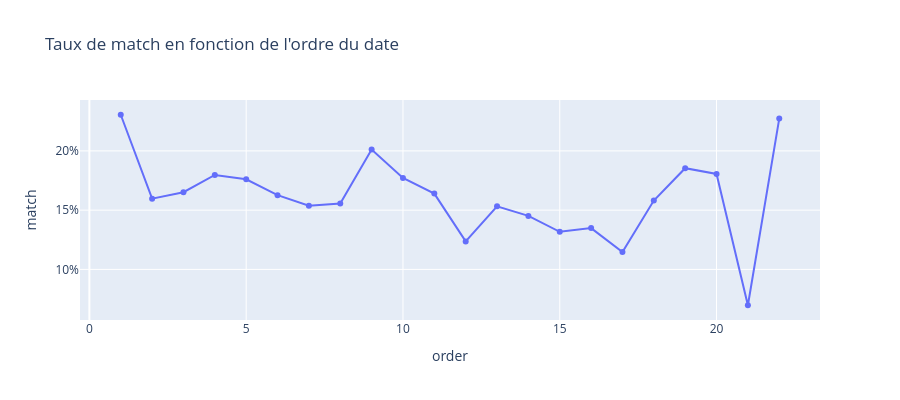

Notebook code for this chart:
### Markdown cell above
## 8. Question 5 : Effet de l’ordre dans la soirée

Nous analysons si le fait d’être le premier ou le dernier de la soirée influence la probabilité de match.

### Code cell
# Regroupement par order (position dans la soirée)
match_by_order = df.groupby('order')['match'].mean().reset_index()

# Visualisation
fig = px.line(match_by_order, x='order', y='match', markers=True,
              title="Taux de match en fonction de l'ordre du date")
fig.update_layout(yaxis_tickformat='.0%', height=400)
fig.show()

# Corrélation
corr_order_match = df['order'].corr(df['match'])
print(f"Corrélation entre l'ordre et le match : {corr_order_match:.3f}")

### Figure 1 — Plotly figure (JSON) as saved in the notebook; plotly's stock layout.template omitted (floating-point values rounded to 4 significant figures)
{"data": [{"hovertemplate": "order=%{x}<br>match=%{y}<extra></extra>", "legendgroup": "", "line": {"color": "#636efa", "dash": "solid"}, "marker": {"symbol": "circle"}, "mode": "lines+markers", "name": "", "orientation": "v", "showlegend": false, "type": "scatter", "x": [1, 2, 3, 4, 5, 6, 7, 8, 9, 10, 11, 12, 13, 14, 15, 16, 17, 18, 19, 20, 21, 22], "xaxis": "x", "y": [0.2305, 0.1597, 0.1652, 0.1797, 0.176, 0.1627, 0.1537, 0.1555, 0.2012, 0.1772, 0.164, 0.1237, 0.1532, 0.1452, 0.1317, 0.1349, 0.1146, 0.1581, 0.1854, 0.1806, 0.06977, 0.2273], "yaxis": "y"}], "layout": {"height": 400, "legend": {"tracegroupgap": 0}, "title": {"text": "Taux de match en fonction de l'ordre du date"}, "xaxis": {"anchor": "y", "domain": [0, 1], "title": {"text": "order"}}, "yaxis": {"anchor": "x", "domain": [0, 1], "tickformat": ".0%", "title": {"text": "match"}}}}
